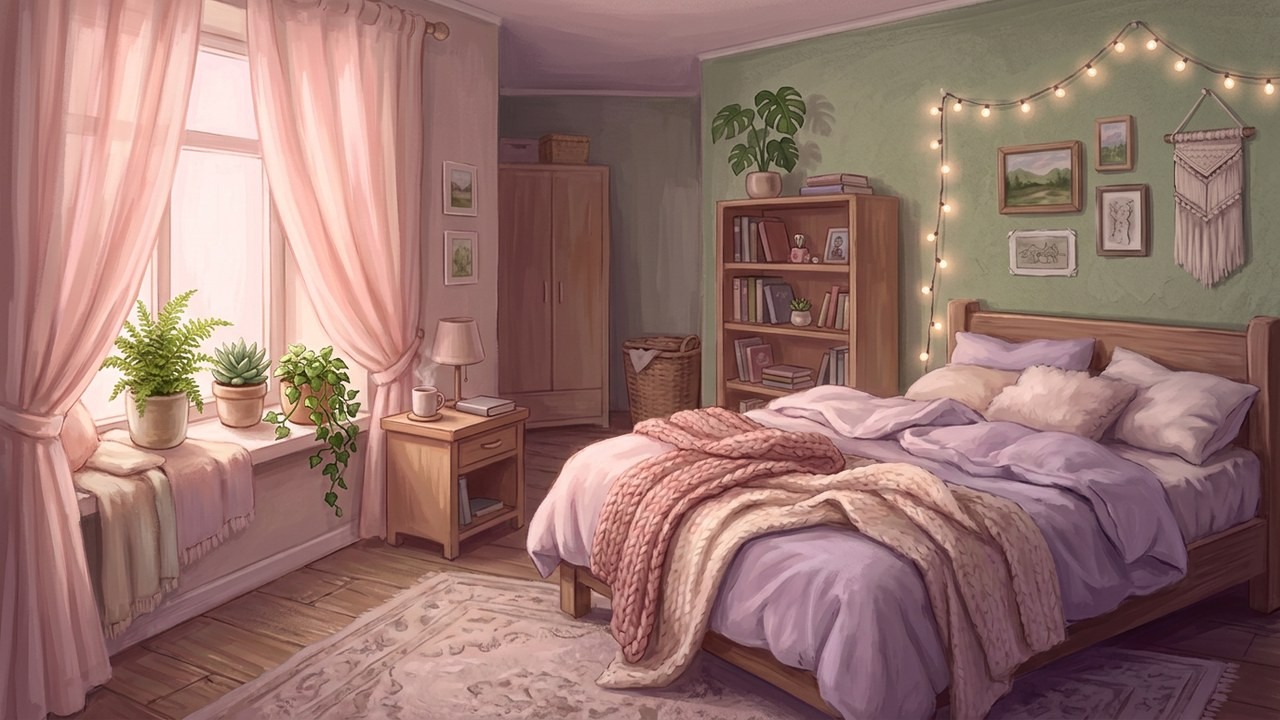
#> input picture assets/backgrounds/bg_bedroom_morning.jpg, 1280 x 720 px; its folder holds only this picture in this run
$ python pixelate_backgrounds.py
#> lines starting #> are read from the running program, lines starting #| are printed output that depends on the picture
#!/usr/bin/env python3
"""Пикселизация фонов до 320x180 (классика 16:9) с ограниченной палитрой.
Файлы PNG остаются маленькими, движок растягивает их методом «ближайшего
соседа» (texture_filter = NEAREST) — пиксели чёткие. Запуск:
python3 tools/pixelate_backgrounds.py [источник_jpg] (по умолчанию конвертация
существующих .jpg в assets/backgrounds).
"""
import os
import sys

from PIL import Image

DIR = os.path.join(os.path.dirname(__file__), "..", "assets", "backgrounds")
W, H = 320, 180
COLORS = 64


def pixelate(img: Image.Image) -> Image.Image:
    small = img.convert("RGB").resize((W, H), Image.LANCZOS)
    quant = small.convert("P", palette=Image.ADAPTIVE, colors=COLORS)
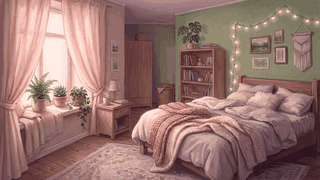
#> quant: PIL image 320x180 P; mean R, G, B 152.1, 117, 110.9
    return quant.convert("RGB")


def main() -> None:
    src_dir = sys.argv[1] if len(sys.argv) > 1 else DIR
    for f in sorted(os.listdir(src_dir)):
        if not f.endswith(".jpg"):
            continue
        p = os.path.join(src_dir, f)
        out = os.path.join(DIR, f[:-4] + ".png")
        pixelate(Image.open(p)).save(out, "PNG", optimize=True)
        print(f, "->", os.path.basename(out), os.path.getsize(out) // 1024, "KB")
        os.remove(p)


if __name__ == "__main__":
    main()
